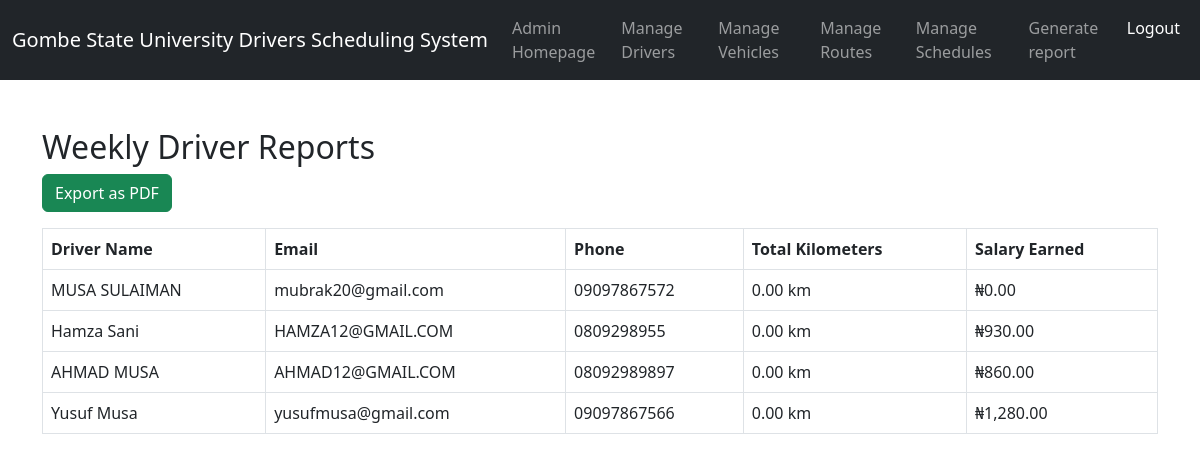
Page /admin/reports.php on the committed database.
### tables this page shows
CREATE TABLE `drivers` (
  `id` int(11) NOT NULL,
  `name` varchar(100) NOT NULL,
  `email` varchar(100) NOT NULL,
  `phone` varchar(15) NOT NULL,
  `role` enum('Chief Driver','Junior Driver','Car Driver','Bus Driver') NOT NULL,
  `grade_level` varchar(20) NOT NULL,
  `license_number` varchar(50) NOT NULL,
  `vehicle_assigned` varchar(100) DEFAULT NULL,
  `route_assigned` varchar(100) DEFAULT NULL,
  `kilometers_traveled` decimal(10,2) DEFAULT 0.00,
  `salary` decimal(10,2) DEFAULT 0.00,
  `created_at` timestamp NOT NULL DEFAULT current_timestamp()
);

### admin/reports.php (the view, shortened to what this page needs)
<?php
include '../config/db.php';
$query = "
    SELECT d.name, d.email, d.phone, d.kilometers_traveled, d.salary
    FROM drivers d
    ORDER BY d.kilometers_traveled DESC
";
$result = $conn->query($query);
?>
<!DOCTYPE html>
<html lang="en">
<head>
    <?php include '../includes/navbar.php'; ?>
    <link rel="stylesheet" href="https://cdn.jsdelivr.net/npm/bootstrap@5.3.0/dist/css/bootstrap.min.css">
</head>
<body>
    <div class="container mt-5">
        <h2>Weekly Driver Reports</h2>
        <a href="export_pdf.php" class="btn btn-success mb-3">Export as PDF</a>
        <table class="table table-bordered">
            <thead>
                <tr>
                    <th>Driver Name</th>
                    <th>Email</th>
                    <th>Phone</th>
                    <th>Total Kilometers</th>
                    <th>Salary Earned</th>
                </tr>
            </thead>
            <tbody>
                <?php while ($row = $result->fetch_assoc()): ?>
                <tr>
                    <td><?php echo $row['name']; ?></td>
                    <td><?php echo $row['email']; ?></td>
                    <td><?php echo $row['phone']; ?></td>
                    <td><?php echo number_format($row['kilometers_traveled'], 2); ?> km</td>
                    <td>₦<?php echo number_format($row['salary'], 2); ?></td>
                </tr>
                <?php endwhile; ?>
            </tbody>
        </table>
    </div>
</body>
</html>

### rows in the picture
drivers: name "MUSA SULAIMAN", email "mubrak20@gmail.com", phone "09097867572", kilometers_traveled "0.00", salary "0.00"
drivers: name "Hamza Sani", email "HAMZA12@GMAIL.COM", phone "0809298955", kilometers_traveled "0.00", salary "930.00"
drivers: name "AHMAD MUSA", email "AHMAD12@GMAIL.COM", phone "08092989897", kilometers_traveled "0.00", salary "860.00"
drivers: name "Yusuf Musa", email "yusufmusa@gmail.com", phone "09097867566", kilometers_traveled "0.00", salary "1,280.00"
